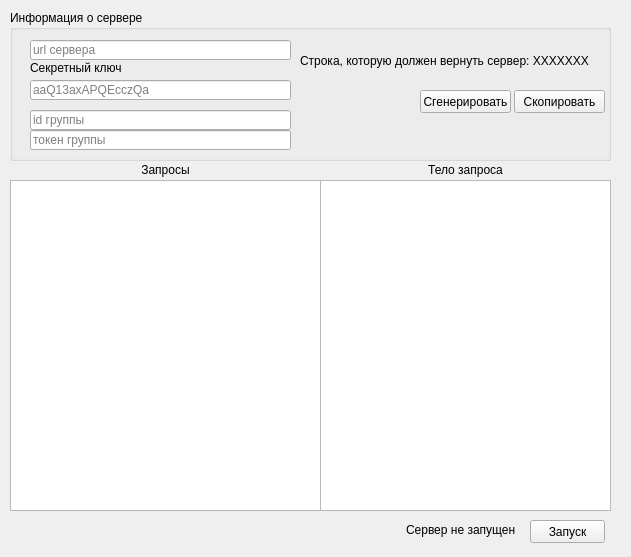
<?xml version="1.0" encoding="UTF-8"?>
<ui version="4.0">
 <class>Form</class>
 <widget class="QWidget" name="Form">
  <property name="geometry">
   <rect>
    <x>0</x>
    <y>0</y>
    <width>631</width>
    <height>557</height>
   </rect>
  </property>
  <property name="minimumSize">
   <size>
    <width>631</width>
    <height>557</height>
   </size>
  </property>
  <property name="maximumSize">
   <size>
    <width>631</width>
    <height>557</height>
   </size>
  </property>
  <property name="windowTitle">
   <string>Генератор callback запросов</string>
  </property>
  <widget class="QGroupBox" name="groupBox">
   <property name="geometry">
    <rect>
     <x>10</x>
     <y>10</y>
     <width>601</width>
     <height>151</height>
    </rect>
   </property>
   <property name="title">
    <string>Информация о сервере</string>
   </property>
   <widget class="QLineEdit" name="server_url">
    <property name="geometry">
     <rect>
      <x>20</x>
      <y>30</y>
      <width>261</width>
      <height>20</height>
     </rect>
    </property>
    <property name="placeholderText">
     <string>url сервера</string>
    </property>
   </widget>
   <widget class="QLabel" name="label">
    <property name="geometry">
     <rect>
      <x>20</x>
      <y>50</y>
      <width>251</width>
      <height>16</height>
     </rect>
    </property>
    <property name="text">
     <string>Секретный ключ</string>
    </property>
   </widget>
   <widget class="QLineEdit" name="secret_key">
    <property name="geometry">
     <rect>
      <x>20</x>
      <y>70</y>
      <width>261</width>
      <height>20</height>
     </rect>
    </property>
    <property name="placeholderText">
     <string>aaQ13axAPQEcczQa</string>
    </property>
   </widget>
   <widget class="QLabel" name="ret_str">
    <property name="geometry">
     <rect>
      <x>290</x>
      <y>30</y>
      <width>301</width>
      <height>41</height>
     </rect>
    </property>
    <property name="text">
     <string>Строка, которую должен вернуть сервер: XXXXXXX</string>
    </property>
   </widget>
   <widget class="QPushButton" name="copy_ret_str">
    <property name="geometry">
     <rect>
      <x>504</x>
      <y>80</y>
      <width>91</width>
      <height>23</height>
     </rect>
    </property>
    <property name="cursor">
     <cursorShape>PointingHandCursor</cursorShape>
    </property>
    <property name="text">
     <string>Скопировать</string>
    </property>
   </widget>
   <widget class="QPushButton" name="gen_ret_str">
    <property name="geometry">
     <rect>
      <x>410</x>
      <y>80</y>
      <width>91</width>
      <height>23</height>
     </rect>
    </property>
    <property name="cursor">
     <cursorShape>PointingHandCursor</cursorShape>
    </property>
    <property name="text">
     <string>Сгенерировать</string>
    </property>
   </widget>
   <widget class="QLineEdit" name="group_token">
    <property name="geometry">
     <rect>
      <x>20</x>
      <y>120</y>
      <width>261</width>
      <height>20</height>
     </rect>
    </property>
    <property name="echoMode">
     <enum>QLineEdit::Password</enum>
    </property>
    <property name="placeholderText">
     <string>токен группы</string>
    </property>
   </widget>
   <widget class="QLineEdit" name="group_idInput">
    <property name="geometry">
     <rect>
      <x>20</x>
      <y>100</y>
      <width>261</width>
      <height>20</height>
     </rect>
    </property>
    <property name="placeholderText">
     <string>id группы</string>
    </property>
   </widget>
  </widget>
  <widget class="QPushButton" name="start">
   <property name="geometry">
    <rect>
     <x>530</x>
     <y>520</y>
     <width>75</width>
     <height>23</height>
    </rect>
   </property>
   <property name="cursor">
    <cursorShape>PointingHandCursor</cursorShape>
   </property>
   <property name="text">
    <string>Запуск</string>
   </property>
  </widget>
  <widget class="QLabel" name="label_2">
   <property name="geometry">
    <rect>
     <x>10</x>
     <y>160</y>
     <width>311</width>
     <height>21</height>
    </rect>
   </property>
   <property name="text">
    <string>&lt;html&gt;&lt;head/&gt;&lt;body&gt;&lt;p align=&quot;center&quot;&gt;Запросы&lt;/p&gt;&lt;/body&gt;&lt;/html&gt;</string>
   </property>
  </widget>
  <widget class="QListWidget" name="requestsWidget">
   <property name="geometry">
    <rect>
     <x>10</x>
     <y>180</y>
     <width>311</width>
     <height>331</height>
    </rect>
   </property>
  </widget>
  <widget class="QTextBrowser" name="requestBody">
   <property name="geometry">
    <rect>
     <x>320</x>
     <y>180</y>
     <width>291</width>
     <height>331</height>
    </rect>
   </property>
   <property name="cursor" stdset="0">
    <cursorShape>IBeamCursor</cursorShape>
   </property>
   <property name="html">
    <string>&lt;!DOCTYPE HTML PUBLIC &quot;-//W3C//DTD HTML 4.0//EN&quot; &quot;http://www.w3.org/TR/REC-html40/strict.dtd&quot;&gt;
&lt;html&gt;&lt;head&gt;&lt;meta name=&quot;qrichtext&quot; content=&quot;1&quot; /&gt;&lt;style type=&quot;text/css&quot;&gt;
p, li { white-space: pre-wrap; }
&lt;/style&gt;&lt;/head&gt;&lt;body style=&quot; font-family:'MS Shell Dlg 2'; font-size:8.25pt; font-weight:400; font-style:normal;&quot;&gt;
&lt;p style=&quot;-qt-paragraph-type:empty; margin-top:0px; margin-bottom:0px; margin-left:0px; margin-right:0px; -qt-block-indent:0; text-indent:0px;&quot;&gt;&lt;br /&gt;&lt;/p&gt;&lt;/body&gt;&lt;/html&gt;</string>
   </property>
  </widget>
  <widget class="QLabel" name="label_3">
   <property name="geometry">
    <rect>
     <x>320</x>
     <y>160</y>
     <width>291</width>
     <height>21</height>
    </rect>
   </property>
   <property name="text">
    <string>&lt;html&gt;&lt;head/&gt;&lt;body&gt;&lt;p align=&quot;center&quot;&gt;Тело запроса&lt;/p&gt;&lt;/body&gt;&lt;/html&gt;</string>
   </property>
  </widget>
  <widget class="QLabel" name="work_status">
   <property name="geometry">
    <rect>
     <x>406</x>
     <y>520</y>
     <width>121</width>
     <height>21</height>
    </rect>
   </property>
   <property name="text">
    <string>&lt;html&gt;&lt;head/&gt;&lt;body&gt;&lt;p&gt;&lt;img src=&quot;:/response_codes/Sending.png&quot;/&gt; Сервер не запущен&lt;/p&gt;&lt;/body&gt;&lt;/html&gt;</string>
   </property>
  </widget>
 </widget>
 <resources>
  <include location="source.qrc"/>
 </resources>
 <connections/>
</ui>
